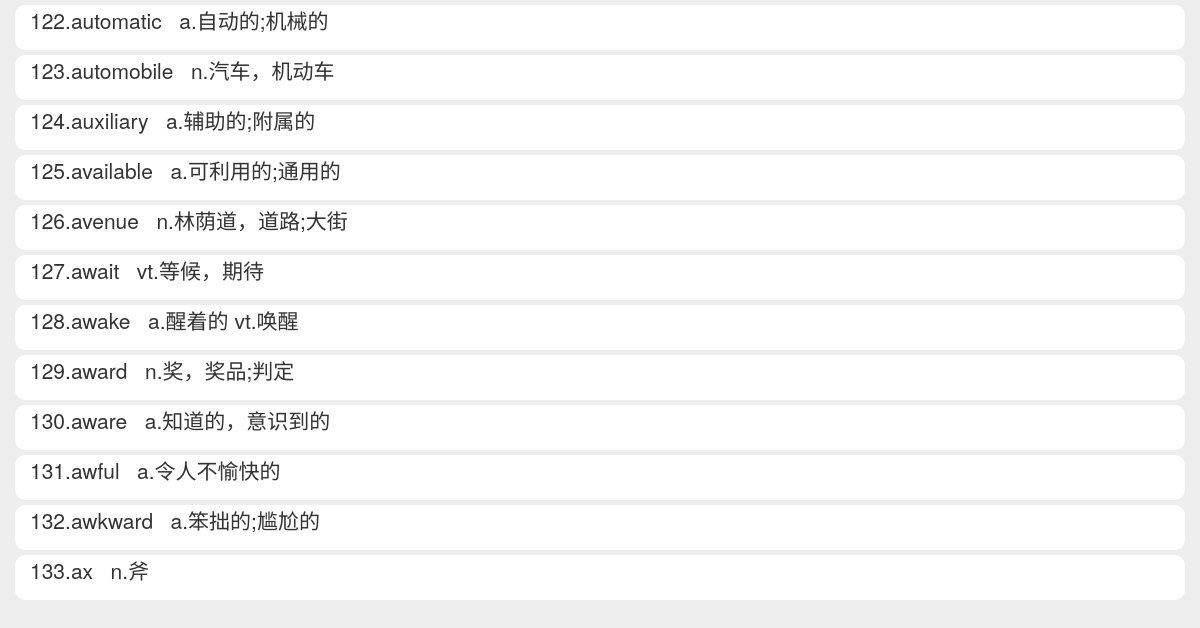
Before: /content/1 (signed in, lower part) with the older database file.
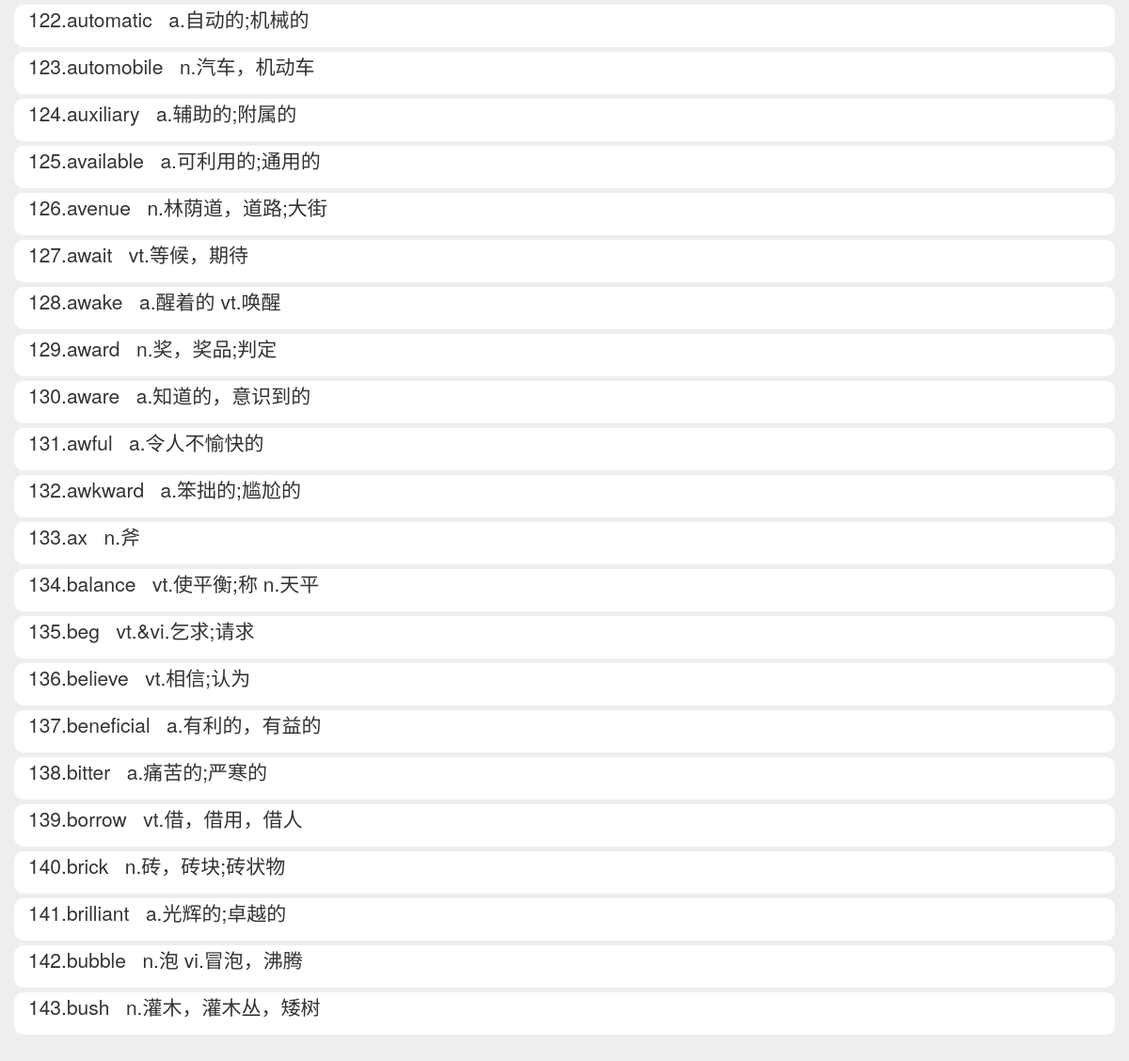
After: the same page with the newer database file.
### train/models.py (models this page shows)
class UserWord(models.Model):
    player = models.ForeignKey(User, on_delete=models.DO_NOTHING)
    english = models.ForeignKey(Word, on_delete=models.DO_NOTHING)
    review_time = models.DateTimeField('复习时间', default = timezone.now)
    review_count = models.IntegerField('复习次数', default = 0)
    mastery_level = models.FloatField('掌握程度', default = 50)

class Word(models.Model):
    word_db_type = models.ForeignKey(WordDbType, on_delete=models.DO_NOTHING)
    first_letter = models.CharField(max_length=50)
    english = models.CharField(max_length=50)
    phonetic_symbol = models.CharField(max_length=50)
    chinese = models.TextField()
    def __str__(self):
        return self.english

### learnWeb/views.py (the view)
# urls.py: path('content/<int:word_type_pk>', views.view_content, name='view_content'),  # 查看已学完单词的内容
@login_required(login_url='home')
def view_content(request, word_type_pk):
    word_type = get_object_or_404(WordDbType, pk=word_type_pk)
    word_list = Word.objects.filter(word_db_type=word_type)
    user_word = UserWord.objects.filter(player=request.user, english__in=word_list).order_by('english')
    context = {}
    context['user_word'] = user_word
    return render(request, 'view_content.html', context)

### templates/view_content.html (shortened to what this page needs)
{% load staticfiles %}
<!DOCTYPE html>
<html lang="zh">
<head>
    <link rel="stylesheet" type="text/css" href="{% static 'bootstrap-3.3.7/css/bootstrap.min.css' %}">
</head>
<body>
    <div class="jumbotron">
        {% for word in user_word %}
            <div class="container" style="border-radius: 10px; background-color: #fff; margin-bottom: 5px">
              <p>{{ forloop.counter }}.{{ word.english }}&nbsp;&nbsp;&nbsp;{{ word.english.chinese }}</p>
            </div>
        {% endfor %}
    </div>
</body>
</html>

Changed rows visible on the page:
added UserWord: english "balance", english.chinese "vt.使平衡;称 n.天平"
added UserWord: english "beg", english.chinese "vt.&vi.乞求;请求"
added UserWord: english "believe", english.chinese "vt.相信;认为"
added UserWord: english "beneficial", english.chinese "a.有利的，有益的"
added UserWord: english "bitter", english.chinese "a.痛苦的;严寒的"
added UserWord: english "borrow", english.chinese "vt.借，借用，借人"
added UserWord: english "brick", english.chinese "n.砖，砖块;砖状物"
added UserWord: english "brilliant", english.chinese "a.光辉的;卓越的"
added UserWord: english "bubble", english.chinese "n.泡 vi.冒泡，沸腾"
added UserWord: english "bush", english.chinese "n.灌木，灌木丛，矮树"
